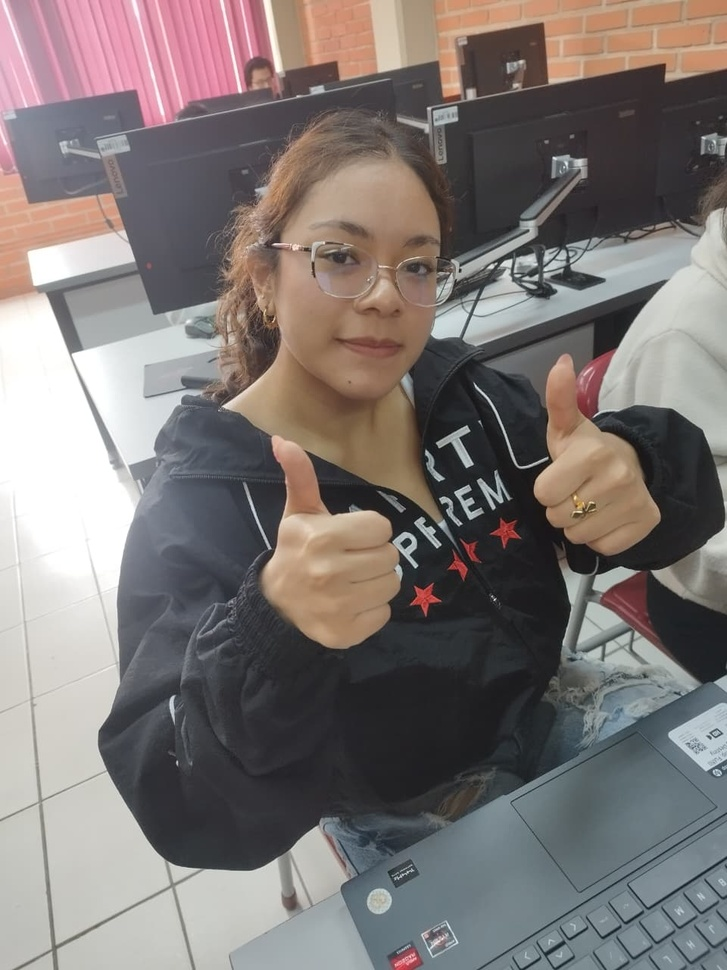
#> input picture adquisicionProcesamiento/foto1.jpeg, 727 x 970 px, shrunk from 960 x 1280 before the run
$ jupyter execute practica2.ipynb
#> lines starting #> are read from the running program, lines starting #| are printed output that depends on the picture
cargar imagenes

[cell 1]
import cv2
import matplotlib.pyplot as plt
import numpy as np


img_bgr = cv2.imread('foto1.jpeg')
#> img_bgr is the input picture: shape (970, 727, 3); mean B, G, R 116.8, 118.9, 126.4
img_rgb = cv2.cvtColor(img_bgr, cv2.COLOR_BGR2RGB)
img_gris = cv2.cvtColor(img_bgr, cv2.COLOR_BGR2GRAY)
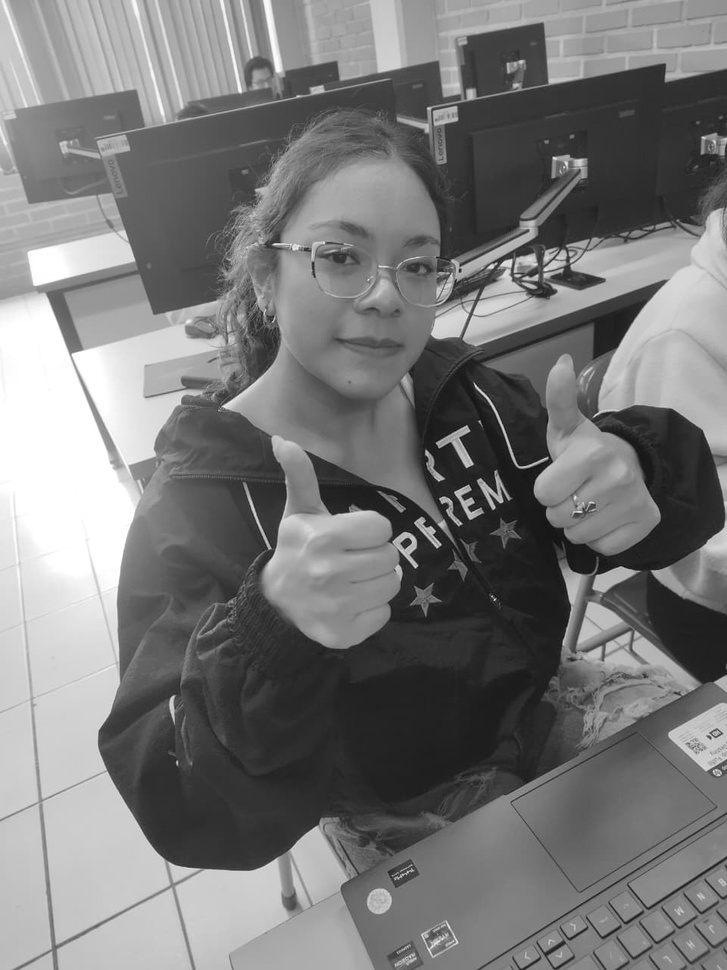
#> img_gris: shape (970, 727); min 10, max 255, mean 120.9


cv2.imwrite('foto1_gris.jpg', img_gris)
cv2.imwrite('foto1_bgr.jpg', img_bgr)

print("foto1.jpeg cargado y procesado")


plt.figure(figsize=(20, 5))

plt.subplot(1, 4, 1)
plt.imshow(img_rgb)
plt.title('Original (RGB)')
plt.axis('off')

plt.subplot(1, 4, 2)
plt.imshow(img_gris, cmap='gray')
plt.title('Escala de Grises')
plt.axis('off')

plt.subplot(1, 4, 3)
plt.imshow(img_rgb[..., 0], cmap='gray')
plt.title('Canal Rojo (Gris)')
plt.axis('off')

plt.subplot(1, 4, 4)
plt.imshow(img_rgb[..., 0], cmap='Reds')
plt.title('Canal Rojo (Color Falso)')
plt.axis('off')

plt.suptitle('Análisis de presi - Modo 1', fontsize=16)
plt.show()
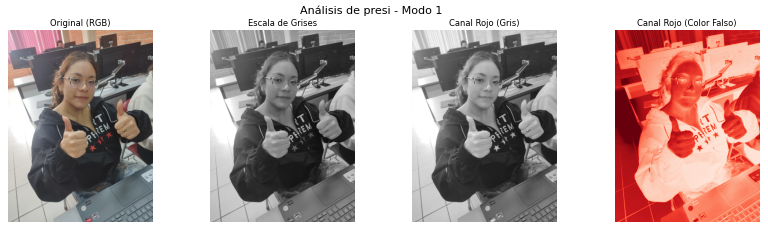
#> figure drawn by matplotlib, 4 panels

cargando

[cell 2]
plt.figure(figsize=(20, 5))

plt.subplot(1, 4, 1)
plt.imshow(img_rgb[..., 1], cmap='gray')
plt.title('Canal Verde (Gris)')
plt.axis('off')

plt.subplot(1, 4, 2)
plt.imshow(img_rgb[..., 1], cmap='Greens')
plt.title('Canal Verde (Color Falso)')
plt.axis('off')

plt.subplot(1, 4, 3)
plt.imshow(img_rgb[..., 2], cmap='gray')
plt.title('Canal Azul (Gris)')
plt.axis('off')

plt.subplot(1, 4, 4)
plt.imshow(img_rgb[..., 2], cmap='Blues')
plt.title('Canal Azul (Color Falso)')
plt.axis('off')

plt.suptitle('Análisis de foto1 - Modo 2', fontsize=16)
plt.show()
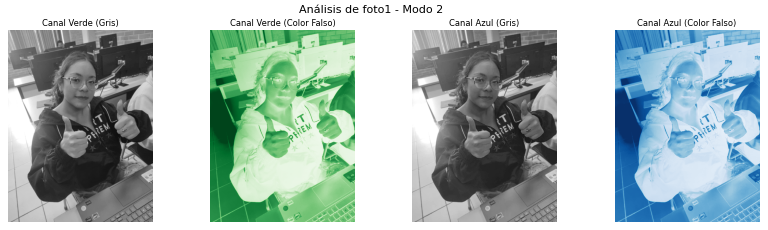
#> figure drawn by matplotlib, 4 panels

:)

[cell 3]
plt.figure(figsize=(10, 5))
plt.subplot(1, 2, 1)
plt.title('imagen original')
plt.imshow(img_rgb)

plt.subplot(1, 2, 2)
plt.title('presi - Escala de Grises')
plt.imshow(img_gris, cmap='gray')

plt.show()
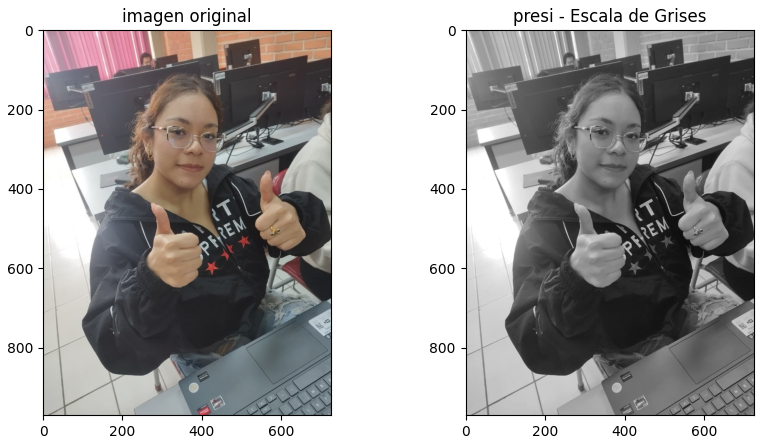
#> figure drawn by matplotlib, 2 panels

$ run again, with adquisicionProcesamiento/foto2.jpeg copied over adquisicionProcesamiento/foto1.jpeg
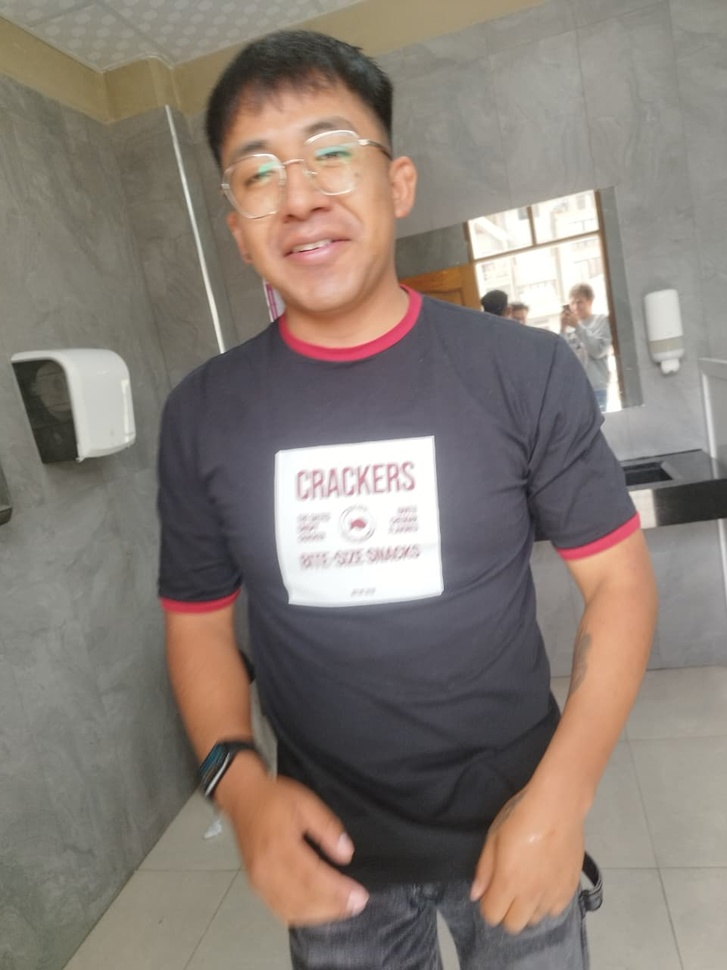
#> input picture adquisicionProcesamiento/foto2.jpeg, 727 x 970 px, shrunk from 960 x 1280 before the run
#> img_bgr is the input picture: shape (970, 727, 3); mean B, G, R 117.2, 125, 135.2
#> `plt.show()`:
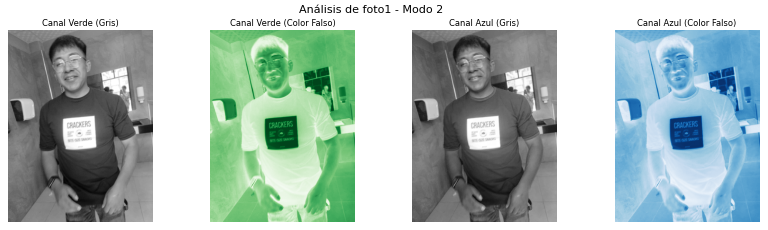
#> figure drawn by matplotlib, 4 panels
#> `plt.show()`:
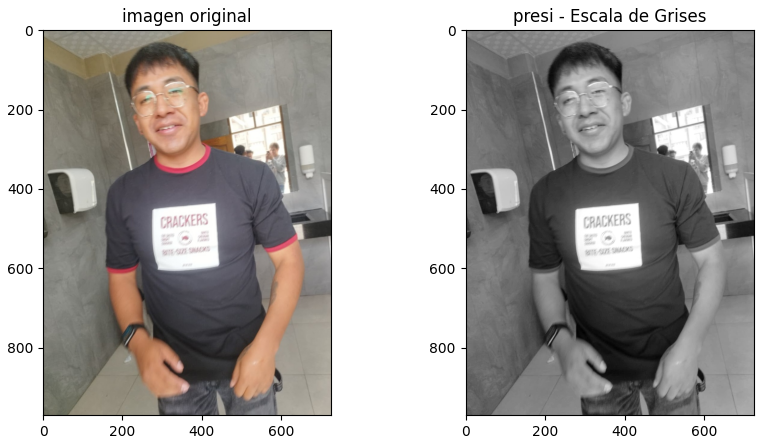
#> figure drawn by matplotlib, 2 panels

$ run again, with adquisicionProcesamiento/foto3.jpeg copied over adquisicionProcesamiento/foto1.jpeg
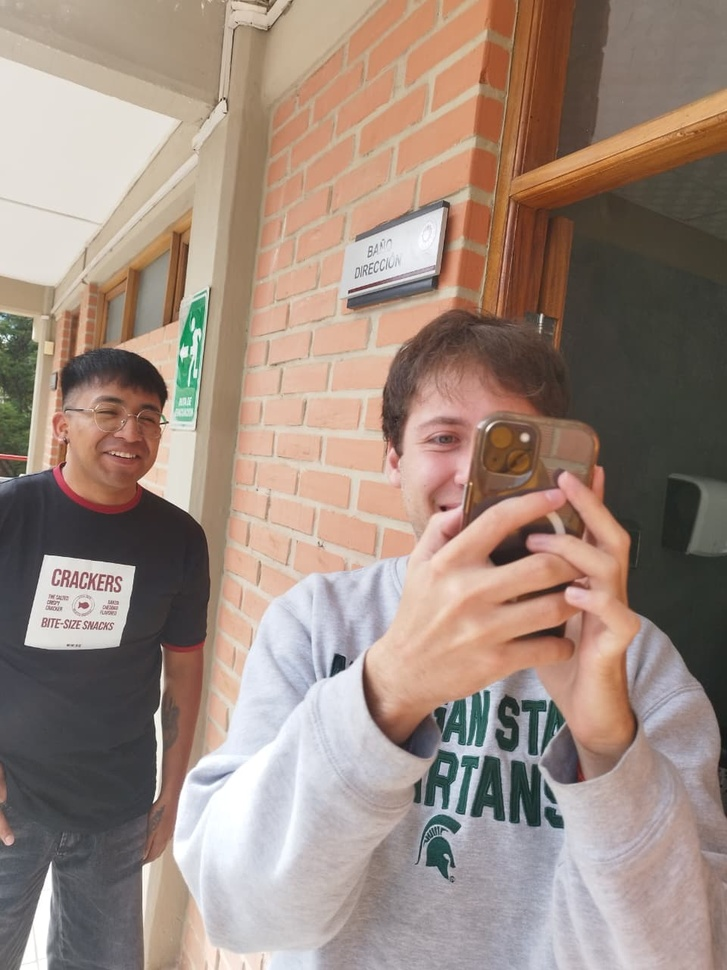
#> input picture adquisicionProcesamiento/foto3.jpeg, 727 x 970 px, shrunk from 960 x 1280 before the run
#> img_bgr is the input picture: shape (970, 727, 3); mean B, G, R 126.7, 137.7, 157.1
#> `img_gris = cv2.cvtColor(img_bgr, cv2.COLOR_BGR2GRAY)`:
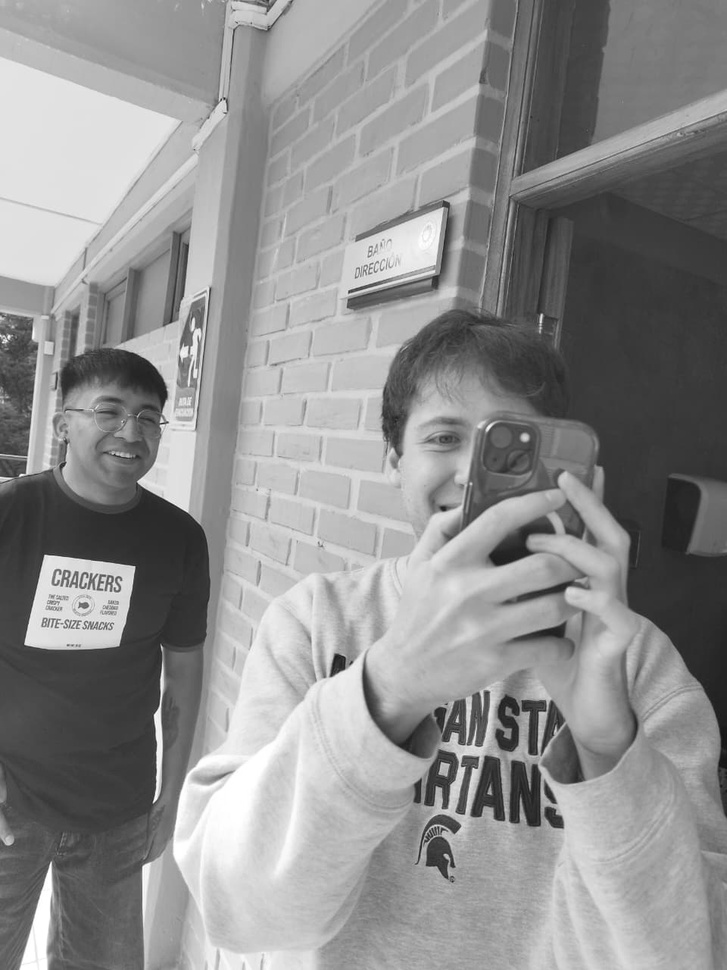
#> img_gris: shape (970, 727); min 21, max 255, mean 142.2
#> `plt.show()`:
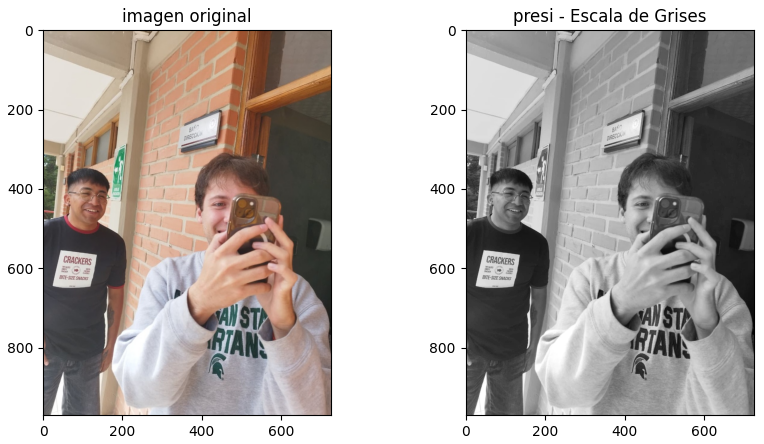
#> figure drawn by matplotlib, 2 panels
